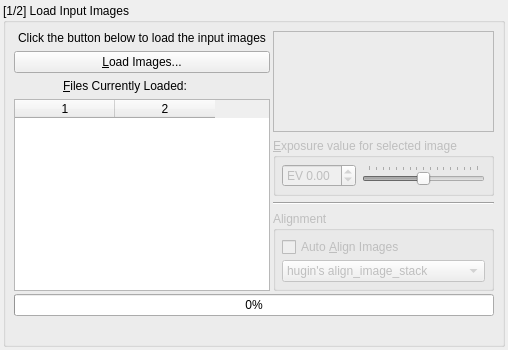
     <widget class="QWidget" name="choose_files" >
      <layout class="QVBoxLayout" >
       <property name="margin" >
        <number>3</number>
       </property>
       <property name="spacing" >
        <number>0</number>
       </property>
       <item>
        <widget class="QGroupBox" name="groupBox" >
         <property name="title" >
          <string>[1/2] Load Input Images</string>
         </property>
         <layout class="QGridLayout" >
          <property name="margin" >
           <number>8</number>
          </property>
          <property name="spacing" >
           <number>3</number>
          </property>
          <item row="0" column="1" >
           <layout class="QVBoxLayout" >
            <property name="margin" >
             <number>0</number>
            </property>
            <property name="spacing" >
             <number>6</number>
            </property>
            <item>
             <widget class="QFrame" name="previewFrame" >
              <property name="sizePolicy" >
               <sizepolicy>
                <hsizetype>7</hsizetype>
                <vsizetype>7</vsizetype>
                <horstretch>0</horstretch>
                <verstretch>0</verstretch>
               </sizepolicy>
              </property>
              <property name="frameShape" >
               <enum>QFrame::StyledPanel</enum>
              </property>
              <property name="frameShadow" >
               <enum>QFrame::Sunken</enum>
              </property>
              <layout class="QGridLayout" >
               <property name="margin" >
                <number>0</number>
               </property>
               <property name="spacing" >
                <number>0</number>
               </property>
               <item row="0" column="0" >
                <widget class="QLabel" name="previewLabel" >
                 <property name="sizePolicy" >
                  <sizepolicy>
                   <hsizetype>13</hsizetype>
                   <vsizetype>13</vsizetype>
                   <horstretch>0</horstretch>
                   <verstretch>0</verstretch>
                  </sizepolicy>
                 </property>
                 <property name="text" >
                  <string/>
                 </property>
                 <property name="alignment" >
                  <set>Qt::AlignCenter</set>
                 </property>
                </widget>
               </item>
              </layout>
             </widget>
            </item>
            <item>
             <widget class="QGroupBox" name="EVgroupBox" >
              <property name="enabled" >
               <bool>false</bool>
              </property>
              <property name="title" >
               <string>&amp;Exposure value for selected image</string>
              </property>
              <layout class="QVBoxLayout" >
               <property name="margin" >
                <number>6</number>
               </property>
               <property name="spacing" >
                <number>3</number>
               </property>
               <item>
                <layout class="QHBoxLayout" >
                 <property name="margin" >
                  <number>0</number>
                 </property>
                 <property name="spacing" >
                  <number>6</number>
                 </property>
                 <item>
                  <widget class="QDoubleSpinBox" name="ImageEVdsb" >
                   <property name="prefix" >
                    <string>EV </string>
                   </property>
                   <property name="decimals" >
                    <number>2</number>
                   </property>
                   <property name="maximum" >
                    <double>8.000000000000000</double>
                   </property>
                   <property name="minimum" >
                    <double>-8.000000000000000</double>
                   </property>
                   <property name="singleStep" >
                    <double>0.100000000000000</double>
                   </property>
                  </widget>
                 </item>
                 <item>
                  <widget class="QSlider" name="EVSlider" >
                   <property name="maximum" >
                    <number>1600</number>
                   </property>
                   <property name="pageStep" >
                    <number>100</number>
                   </property>
                   <property name="value" >
                    <number>800</number>
                   </property>
                   <property name="orientation" >
                    <enum>Qt::Horizontal</enum>
                   </property>
                   <property name="tickPosition" >
                    <enum>QSlider::TicksAbove</enum>
                   </property>
                   <property name="tickInterval" >
                    <number>100</number>
                   </property>
                  </widget>
                 </item>
                </layout>
               </item>
              </layout>
             </widget>
            </item>
            <item>
             <widget class="Line" name="line_4" >
              <property name="orientation" >
               <enum>Qt::Horizontal</enum>
              </property>
             </widget>
            </item>
            <item>
             <widget class="QGroupBox" name="alignGroupBox" >
              <property name="enabled" >
               <bool>false</bool>
              </property>
              <property name="title" >
               <string>Alignment</string>
              </property>
              <layout class="QVBoxLayout" >
               <property name="margin" >
                <number>6</number>
               </property>
               <property name="spacing" >
                <number>3</number>
               </property>
               <item>
                <widget class="QCheckBox" name="alignCheckBox" >
                 <property name="enabled" >
                  <bool>false</bool>
                 </property>
                 <property name="sizePolicy" >
                  <sizepolicy>
                   <hsizetype>0</hsizetype>
                   <vsizetype>0</vsizetype>
                   <horstretch>0</horstretch>
                   <verstretch>0</verstretch>
                  </sizepolicy>
                 </property>
                 <property name="text" >
                  <string>Auto &amp;Align Images</string>
                 </property>
                </widget>
               </item>
               <item>
                <widget class="QComboBox" name="alignmentEngineCB" >
                 <property name="enabled" >
                  <bool>false</bool>
                 </property>
                 <property name="sizePolicy" >
                  <sizepolicy>
                   <hsizetype>5</hsizetype>
                   <vsizetype>0</vsizetype>
                   <horstretch>0</horstretch>
                   <verstretch>0</verstretch>
                  </sizepolicy>
                 </property>
                 <item>
                  <property name="text" >
                   <string>hugin's align_image_stack</string>
                  </property>
                 </item>
                 <item>
                  <property name="text" >
                   <string>Median Threshold Bitmap</string>
                  </property>
                 </item>
                </widget>
               </item>
              </layout>
             </widget>
            </item>
           </layout>
          </item>
          <item row="0" column="0" >
           <layout class="QVBoxLayout" >
            <property name="margin" >
             <number>0</number>
            </property>
            <property name="spacing" >
             <number>6</number>
            </property>
            <item>
             <widget class="QLabel" name="label" >
              <property name="text" >
               <string>Click the button below to load the input images</string>
              </property>
              <property name="alignment" >
               <set>Qt::AlignCenter</set>
              </property>
              <property name="wordWrap" >
               <bool>true</bool>
              </property>
              <property name="buddy" >
               <cstring>loadsetButton</cstring>
              </property>
             </widget>
            </item>
            <item>
             <widget class="QPushButton" name="loadsetButton" >
              <property name="toolTip" >
               <string>Load Input Images</string>
              </property>
              <property name="text" >
               <string>&amp;Load Images...</string>
              </property>
             </widget>
            </item>
            <item>
             <widget class="QLabel" name="label_2" >
              <property name="maximumSize" >
               <size>
                <width>222</width>
                <height>16777215</height>
               </size>
              </property>
              <property name="text" >
               <string>&amp;Files Currently Loaded:</string>
              </property>
              <property name="alignment" >
               <set>Qt::AlignCenter</set>
              </property>
              <property name="buddy" >
               <cstring>tableWidget</cstring>
              </property>
             </widget>
            </item>
            <item>
             <widget class="QTableWidget" name="tableWidget" >
              <property name="sizePolicy" >
               <sizepolicy>
                <hsizetype>3</hsizetype>
                <vsizetype>7</vsizetype>
                <horstretch>0</horstretch>
                <verstretch>0</verstretch>
               </sizepolicy>
              </property>
              <property name="editTriggers" >
               <set>QAbstractItemView::NoEditTriggers</set>
              </property>
              <property name="selectionMode" >
               <enum>QAbstractItemView::SingleSelection</enum>
              </property>
              <property name="selectionBehavior" >
               <enum>QAbstractItemView::SelectRows</enum>
              </property>
              <property name="columnCount" >
               <number>2</number>
              </property>
              <column/>
              <column/>
             </widget>
            </item>
           </layout>
          </item>
          <item row="1" column="0" colspan="2" >
           <layout class="QVBoxLayout" >
            <property name="margin" >
             <number>0</number>
            </property>
            <property name="spacing" >
             <number>6</number>
            </property>
            <item>
             <widget class="QProgressBar" name="progressBar" >
              <property name="value" >
               <number>0</number>
              </property>
              <property name="alignment" >
               <set>Qt::AlignHCenter</set>
              </property>
              <property name="orientation" >
               <enum>Qt::Horizontal</enum>
              </property>
             </widget>
            </item>
            <item>
             <widget class="QLabel" name="confirmloadlabel" >
              <property name="sizePolicy" >
               <sizepolicy>
                <hsizetype>7</hsizetype>
                <vsizetype>5</vsizetype>
                <horstretch>0</horstretch>
                <verstretch>0</verstretch>
               </sizepolicy>
              </property>
             </widget>
            </item>
           </layout>
          </item>
         </layout>
        </widget>
       </item>
      </layout>
     </widget>
